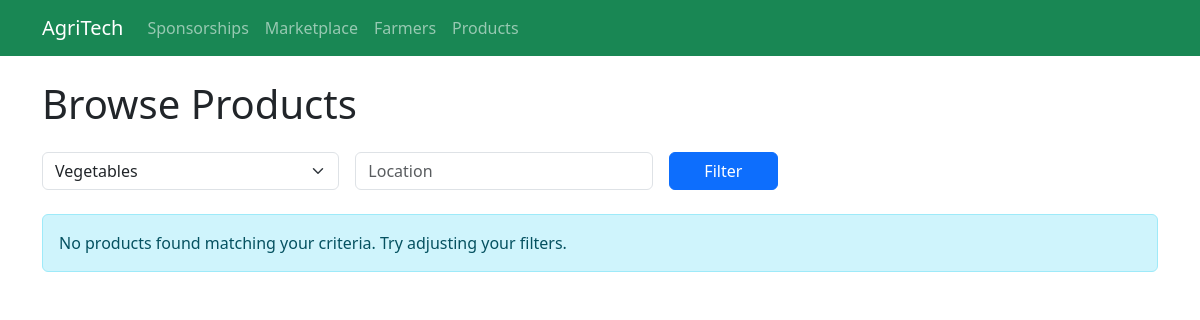
The page /marketplace/produce/?category=1 on the database as committed earlier.
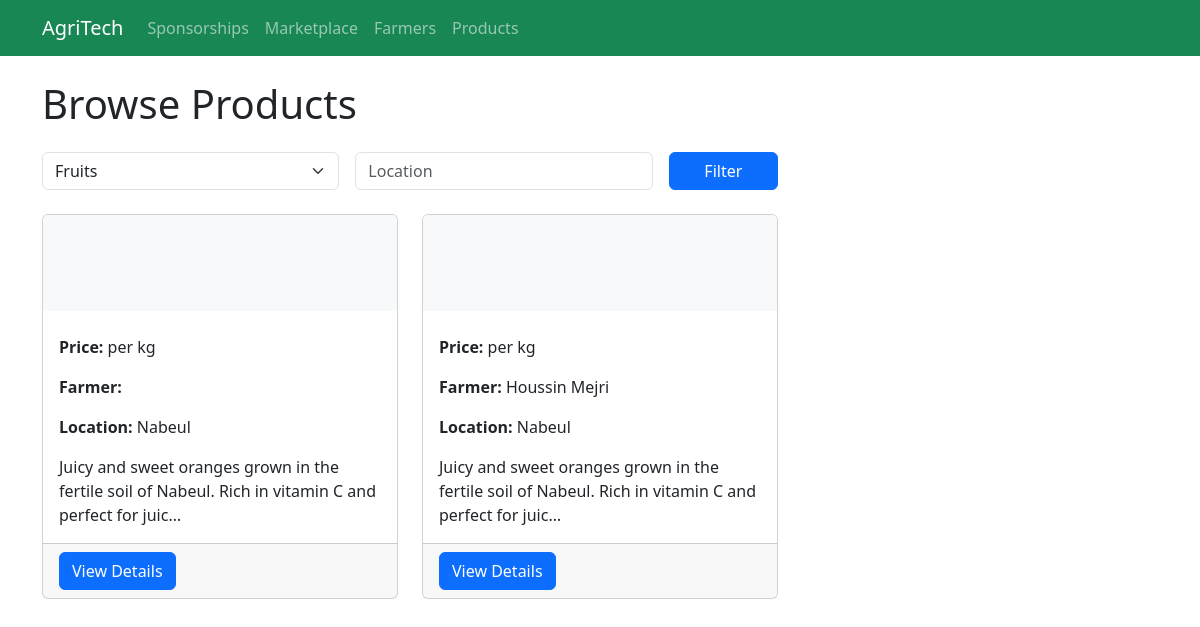
The same page on the database as committed later.
### marketplace/models.py (models this page shows, shortened)
class Produce(models.Model):
    UNIT_CHOICES = [
        ('kg', 'Kilograms'),
        ('g', 'Grams'),
        ('ton', 'Tons'),
        ('l', 'Liters'),
        ('unit', 'Units/Pieces'),
    ]
    farmer = models.ForeignKey(Farmer, on_delete=models.CASCADE, related_name='produce')
    category = models.ForeignKey(ProduceCategory, on_delete=models.SET_NULL, null=True, related_name='produce_items')
    title = models.CharField(max_length=100)
    description = models.TextField()
    quantity = models.DecimalField(max_digits=10, decimal_places=2, validators=[MinValueValidator(0.01)])
    unit = models.CharField(max_length=4, choices=UNIT_CHOICES, default='kg')
    price_per_unit = models.DecimalField(max_digits=10, decimal_places=2, validators=[MinValueValidator(0.01)])
    location = models.CharField(max_length=100)
    is_available = models.BooleanField(default=True)
    created_at = models.DateTimeField(auto_now_add=True)
    updated_at = models.DateTimeField(auto_now=True)

class Farmer(models.Model):
    user = models.OneToOneField(User, on_delete=models.CASCADE, related_name='farmer_profile')
    phone_number = models.CharField(max_length=15)
    location = models.CharField(max_length=100)
    rating = models.DecimalField(max_digits=3, decimal_places=2, default=0.0)
    total_ratings = models.PositiveIntegerField(default=0)
    created_at = models.DateTimeField(auto_now_add=True)
    updated_at = models.DateTimeField(auto_now=True)

### marketplace/views.py (the view)
# urls.py: path('produce/', views.produce_list, name='produce_list'),
def produce_list(request):
    categories = ProduceCategory.objects.all()
    selected_category = request.GET.get('category')
    location = request.GET.get('location')
    produce_items = Produce.objects.filter(is_available=True)
    if selected_category:
        produce_items = produce_items.filter(category__id=selected_category)
    if location:
        produce_items = produce_items.filter(location__icontains=location)
    context = {
        'produce_items': produce_items,
        'categories': categories,
        'selected_category': selected_category,
        'location': location,
    }
    return render(request, 'marketplace/produce_list.html', context)

### templates/marketplace/produce_list.html (shortened to what this page needs)
{% extends "base.html" %}
{% block content %}
    <h1 class="mb-4">Browse Products</h1>
    <div class="row mb-4">
        <div class="col-md-8">
            <form method="get" class="row g-3">
                <div class="col-md-5">
                    <select name="category" class="form-select">
                        {% for category in categories %}
                            <option value="{{ category.id }}" {% if selected_category == category.id|stringformat:"s" %}selected{% endif %}>
                                {{ category.name }}
                            </option>
                        {% endfor %}
                    </select>
                </div>
                <div class="col-md-5">
                    <input type="text" name="location" class="form-control" placeholder="Location" value="{{ location|default:'' }}">
                </div>
                <div class="col-md-2">
                    <button type="submit" class="btn btn-primary w-100">Filter</button>
                </div>
            </form>
        </div>
    </div>
    <div class="row">
        {% if produce_items %}
            {% for produce in produce_items %}
                <div class="col-md-4 mb-4">
                    <div class="card h-100">
                        {% if produce.image %}
                            <img src="{{ produce.image.url }}" class="card-img-top" alt="{{ produce.name }}">
                        {% else %}
                            <div class="card-img-top bg-light text-center py-5">
                            </div>
                        {% endif %}
                        <div class="card-body">
                            <p class="card-text">
                                <strong>Price:</strong> {{ produce.price }} per {{ produce.unit }}
                            </p>
                            <p class="card-text">
                                <strong>Farmer:</strong> {{ produce.farmer.user.get_full_name|default:produce.farmer.user.username }}
                            </p>
                            <p class="card-text">
                                <strong>Location:</strong> {{ produce.location }}
                            </p>
                            <p class="card-text">{{ produce.description|truncatechars:100 }}</p>
                        </div>
                        <div class="card-footer">
                            <a href="{% url 'produce_detail' produce.id %}" class="btn btn-primary">View Details</a>
                        </div>
                    </div>
                </div>
            {% endfor %}
        {% else %}
            <div class="col-12">
                <div class="alert alert-info">
                    No products found matching your criteria. Try adjusting your filters.
                </div>
            </div>
        {% endif %}
    </div>
{% endblock %}

Rows that differ between the two databases and show on the page:
added Produce: unit "kg", location "Nabeul", description "Juicy and sweet oranges grown in the fertile soil of Nabeul. Rich in vitamin C and perfect for juic…"
added Produce: unit "kg", farmer.user.get_full_name "Houssin Mejri", location "Nabeul", description "Juicy and sweet oranges grown in the fertile soil of Nabeul. Rich in vitamin C and perfect for juic…"
Other text that changed with them:
form field category: "Vegetables" → "Fruits"
text no longer shown: "No products found matching your criteria. Try adjusting your filters."
